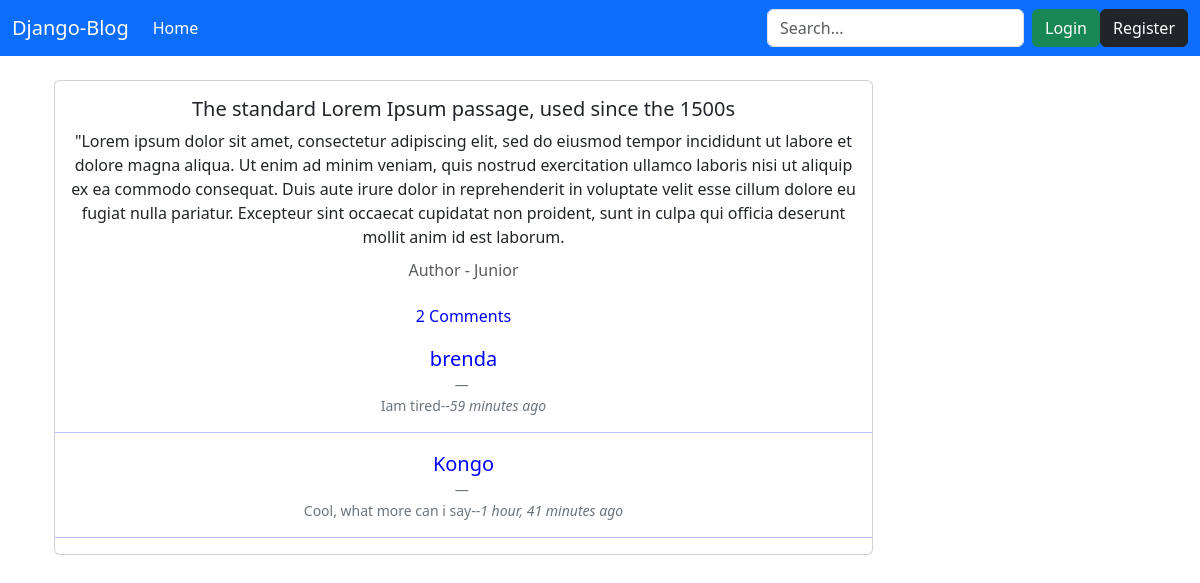
/post/6, run on the app's committed database.
### base/models.py (models this page shows, shortened)
class Post(models.Model):
    title = models.CharField(max_length=100)
    body = models.TextField()
    author = models.ForeignKey(User, on_delete=models.CASCADE)
    created = models.DateTimeField(auto_now_add=True)
    updated = models.DateTimeField(auto_now=True)
    class Meta:
        ordering = ['-created']

class Comment(models.Model):
    author = models.ForeignKey(User, on_delete=models.CASCADE)
    post = models.ForeignKey('Post', on_delete=models.CASCADE)
    comment = models.CharField(max_length=100)
    created = models.DateTimeField(auto_now_add=True)
    class Meta:
        ordering = ['-created']

### base/views.py (the view, shortened to what this page needs)
# urls.py: path('post/<str:pk>', views.getPost, name='post_detail'),
def getPost(request, pk):
    post = Post.objects.get(id=pk)
    return render(request, 'post_detail.html', {
        'post': post
    })

### templates/post_detail.html (shortened to what this page needs)
{% extends './base.html' %} {% block content %}
<div class="container text-center p-4">
  <div class="row align-items-start">
    <div class="col">
      <div class="card w-75 mb-3 col-6">
        <div class="card-body">
          <h5 class="card-title">{{ post.title }}</h5>
          <p class="card-text">{{post.body}}</p>
          <h6 class="card-subtitle mb-2 text-body-secondary">
            Author - {{ post.author }}
          </h6>
        </div>
        <div style="color: blue" class="comments-container">
          <p class="bs-info-text-emphasis">
            {{post.comment_set.all.count}} Comments
          </p>
          <figure>
            {% for comment in post.comment_set.all %}
            <blockquote class="blockquote">
              <p>{{comment.author}}</p>
            </blockquote>
            <figcaption class="blockquote-footer">
              <p>
                {{comment.comment}}--<cite title=""
                  >{{comment.created|timesince}} ago</cite
                >
              </p>
            </figcaption>
            <hr />
            {% endfor %}
          </figure>
        </div>
      </div>
    </div>
  </div>
</div>
{% endblock content %}

### data on the page
Post: title "The standard Lorem Ipsum passage, used since the 1500s", body "\"Lorem ipsum dolor sit amet, consectetur adipiscing elit, sed do eiusmod tempor incididunt ut labore et dolore magna aliqua. Ut enim ad minim veniam, quis nostrud exercitation ullamco laboris nisi ut aliquip ex ea commodo consequat. Duis aute irure dolor in reprehenderit in voluptate velit esse cillum dolore eu fugiat nulla pariatur. Excepteur sint occaecat cupidatat non proident, sunt in culpa qui officia deserunt mollit anim id est laborum.", author "Junior", comment_set.all.count "2"
Comment: author "brenda", comment "Iam tired", created "59 minutes"
Comment: author "Kongo", comment "Cool, what more can i say", created "1 hour, 41 minutes"
